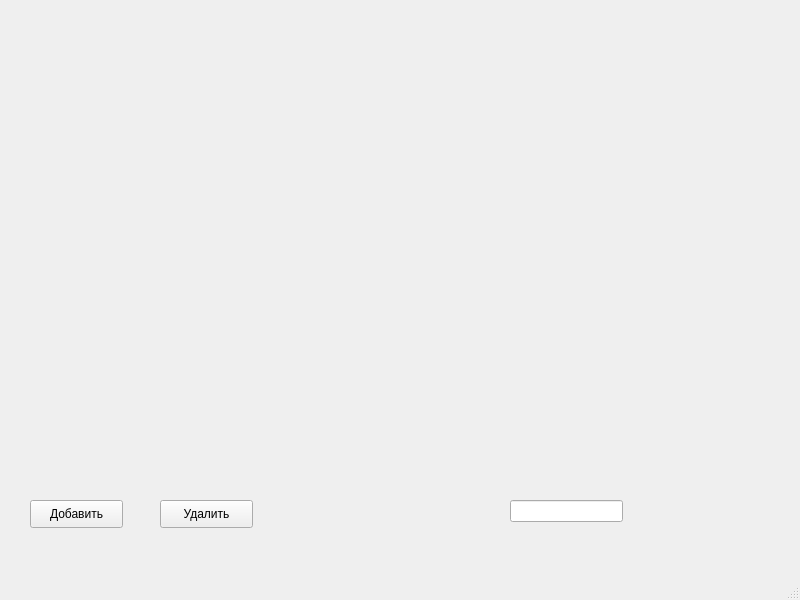
<?xml version="1.0" encoding="UTF-8"?>
<ui version="4.0">
 <class>MainWindow</class>
 <widget class="QMainWindow" name="MainWindow">
  <property name="geometry">
   <rect>
    <x>0</x>
    <y>0</y>
    <width>800</width>
    <height>600</height>
   </rect>
  </property>
  <property name="windowTitle">
   <string>MainWindow</string>
  </property>
  <widget class="QWidget" name="centralwidget">
   <widget class="QLineEdit" name="lineEdit">
    <property name="geometry">
     <rect>
      <x>510</x>
      <y>500</y>
      <width>113</width>
      <height>22</height>
     </rect>
    </property>
   </widget>
   <widget class="QPushButton" name="pushButton_2">
    <property name="geometry">
     <rect>
      <x>160</x>
      <y>500</y>
      <width>93</width>
      <height>28</height>
     </rect>
    </property>
    <property name="text">
     <string>Удалить</string>
    </property>
   </widget>
   <widget class="QPushButton" name="pushButton">
    <property name="geometry">
     <rect>
      <x>30</x>
      <y>500</y>
      <width>93</width>
      <height>28</height>
     </rect>
    </property>
    <property name="text">
     <string>Добавить</string>
    </property>
   </widget>
  </widget>
  <widget class="QMenuBar" name="menubar">
   <property name="geometry">
    <rect>
     <x>0</x>
     <y>0</y>
     <width>800</width>
     <height>26</height>
    </rect>
   </property>
  </widget>
  <widget class="QStatusBar" name="statusbar"/>
 </widget>
 <resources/>
 <connections/>
</ui>
